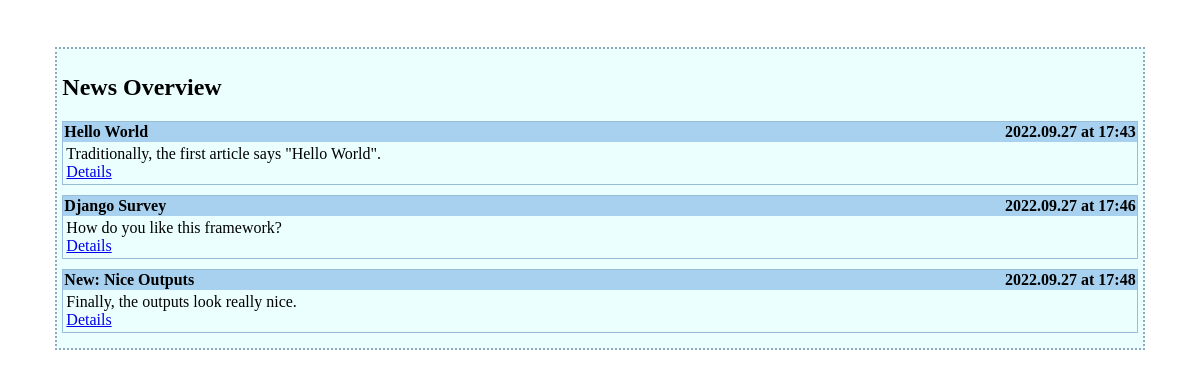
The app's page /articles/ with its own data.
### news/models.py (models this page shows, shortened)
class Article(models.Model):
    title = models.CharField(max_length=100)
    timestamp = models.DateTimeField()
    text = models.TextField('Article text')

### news/views.py (the view)
# urls.py: path('', views.articles, name='articles'),
def articles(request):
    return render(request, 'news/articles.html',
        context={'articles' : Article.objects.all()})

### news/templates/news/articles.html (shortened to what this page needs)
{% extends 'main/base.html' %}
{% block title %}News Overview{% endblock %}
{% block content %}
    {% for m in articles %}
        <div class="container">
          <div class="headline">
            <div class="title">{{ m.title|escape }}</div>
            <div class="timestamp">
              {{ m.timestamp|date:'Y.m.d' }} at
              {{ m.timestamp|time:'H:i' }}
            </div>
          </div>
          <div class="text">
            {{ m.text|escape|linebreaksbr }}
            <div class="link_bottom">
              <a href="{% url 'news:articles_detail' m.id %}">Details</a>
            </div>
          </div>
        </div>
    {% endfor %}
{% endblock %}

### news_site/templates/main/base.html (shortened to what this page needs)
<!DOCTYPE html>
<html>
<head>
</head>
<body>
  <div id="content">
    <h2>{% block title %}Django Sample Page{% endblock %}</h2>
    {% block content %}
    {% endblock %}
  </div>
</body>
</html>

### news_site/templates/main/base.html (style rules this page uses)
#content { border: 2px dotted #94A8BB; background-color: #ECFFFF; margin: 4%; padding: 5px; }
.container { border: 1px solid #98BDD8; margin-bottom: 10px; }
.headline { background-color: #A8D1EF; font-weight:bold; padding: 1px; }
.title { float: left; }
.timestamp { float: right }
.text { padding: 3px; }

### records on screen
Article: title "Hello World", timestamp "2022.09.27", timestamp "17:43", text "Traditionally, the first article says \"Hello World\"."
Article: title "Django Survey", timestamp "2022.09.27", timestamp "17:46", text "How do you like this framework?"
Article: title "New: Nice Outputs", timestamp "2022.09.27", timestamp "17:48", text "Finally, the outputs look really nice."
